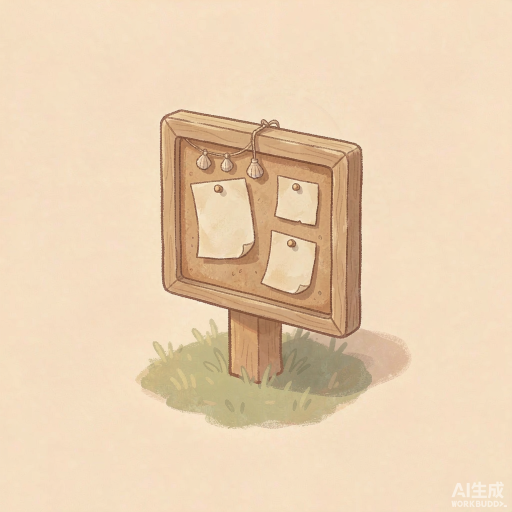
#> input picture assets/items/item-board.png, 1024 x 1024 px, given in place of Match_the_ART_STYLE_of_the_ref_2026-11-02T11-50-07.png, which was not available (shown at 1/2 size)
$ python _style_check.py
#> lines starting #> are read from the running program, lines starting #| are printed output that depends on the picture
from PIL import Image, ImageDraw
import os

ROOT = r"C:\Users\Mayyy\WorkBuddy\2026-11-02-17-19-29\assets"
CREAM = (251, 246, 236)
INK = (74, 58, 46)

items = [
    (r"animals\watercolor\Match_the_ART_STYLE_of_the_ref_2026-11-02T11-50-07.png", "FOX (watercolor)", "new"),
    (r"items\item-mailbox.png", "MAILBOX", "watercolor"),
    (r"items\item-radio.png", "RADIO", "watercolor"),
    (r"items\item-plant.png", "POT + CAN", "watercolor"),
    (r"animals\poses\fox-idle.png", "FOX (old flat)", "replaced"),
]

CELL = 400
GAP = 24
LAB = 54
COLS = 5
W = COLS * CELL + (COLS + 1) * GAP
H = 74 + CELL + LAB + GAP

sheet = Image.new("RGB", (W, H), CREAM)
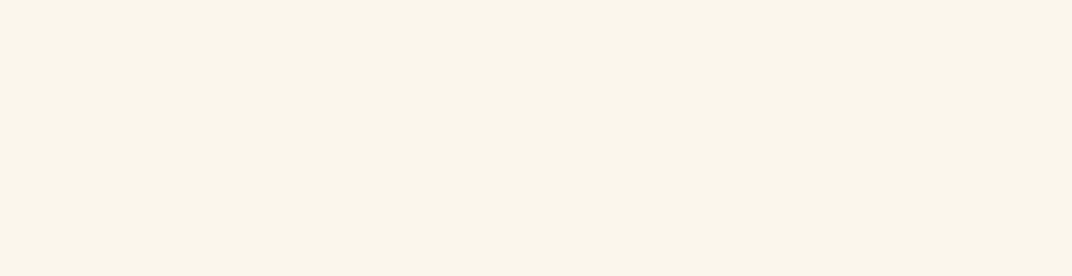
#> sheet: PIL image 2144x552 RGB (shown at 1/2 size); mean R, G, B 251, 246, 236
d = ImageDraw.Draw(sheet)
d.text((GAP + 2, 28), "STYLE CHECK  -  does the fox belong with the objects?", fill=INK)

for i, (rel, name, tag) in enumerate(items):
    p = os.path.join(ROOT, rel)
    im = Image.open(p).convert("RGB").resize((CELL, CELL), Image.LANCZOS)
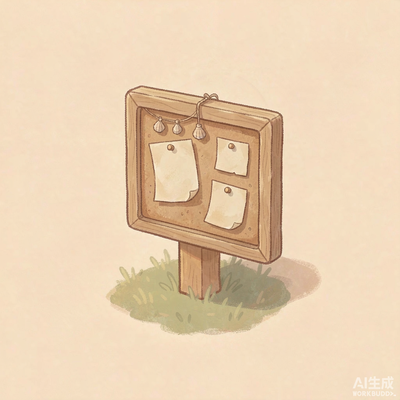
#> im: PIL image 400x400 RGB; mean R, G, B 233.6, 208.8, 178.7
    x = GAP + i * (CELL + GAP)
    y = 74
    sheet.paste(im, (x, y))
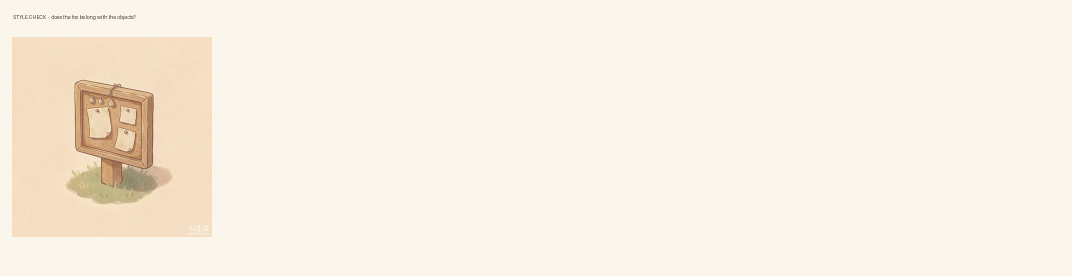
#> sheet: PIL image 2144x552 RGB (shown at 1/2 size); mean R, G, B 248.6, 240.9, 228.2
    d.rectangle([x, y, x + CELL - 1, y + CELL - 1], outline=(223, 212, 196))
    d.text((x + 2, y + CELL + 10), name, fill=INK)
    d.text((x + 2, y + CELL + 30), tag, fill=(139, 111, 82))
#> pass 2 of the loop `for i, (rel, name, tag) in enumerate(items):`:
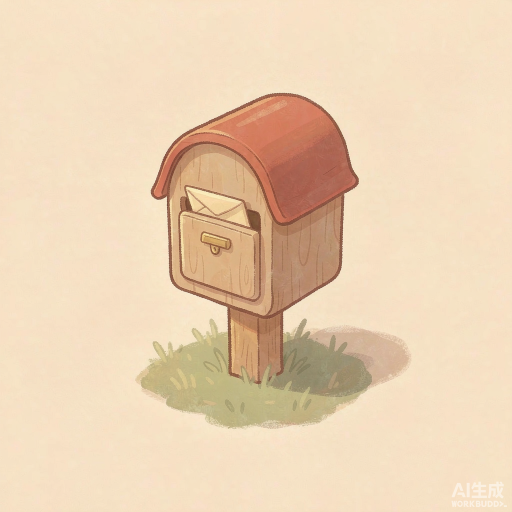
#> input picture assets/items/item-mailbox.png, 1024 x 1024 px, found by its file name (shown at 1/2 size)
#> `im = Image.open(p).convert("RGB").resize((CELL, CELL), Image.LANCZOS)`:
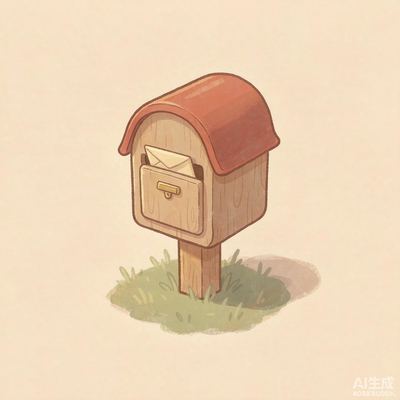
#> im: PIL image 400x400 RGB; mean R, G, B 234.5, 209.1, 179.2
#> `sheet.paste(im, (x, y))`:
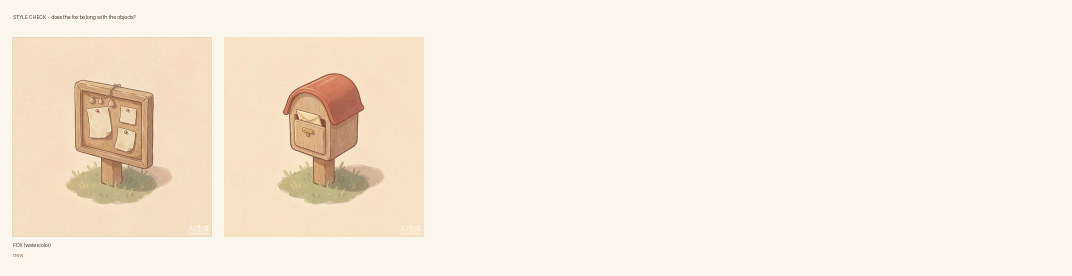
#> sheet: PIL image 2144x552 RGB (shown at 1/2 size); mean R, G, B 246.3, 235.9, 220.5
#> pass 3 of the loop `for i, (rel, name, tag) in enumerate(items):`:
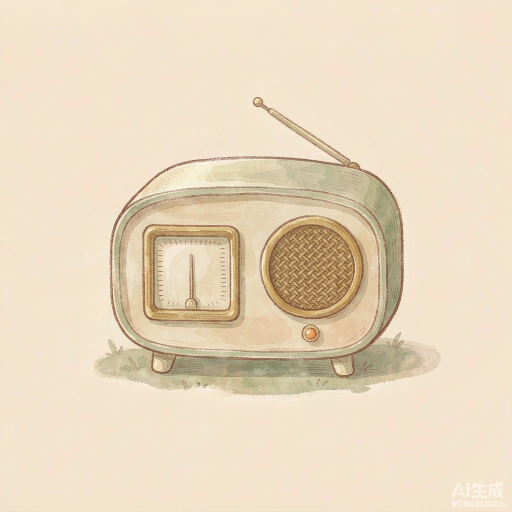
#> input picture assets/items/item-radio.png, 1024 x 1024 px, found by its file name (shown at 1/2 size)
#> `im = Image.open(p).convert("RGB").resize((CELL, CELL), Image.LANCZOS)`:
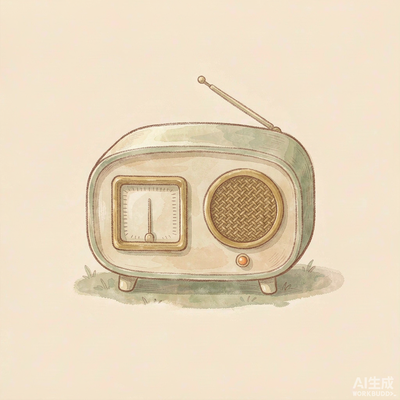
#> im: PIL image 400x400 RGB; mean R, G, B 232.8, 216.4, 190.6
#> `sheet.paste(im, (x, y))`:
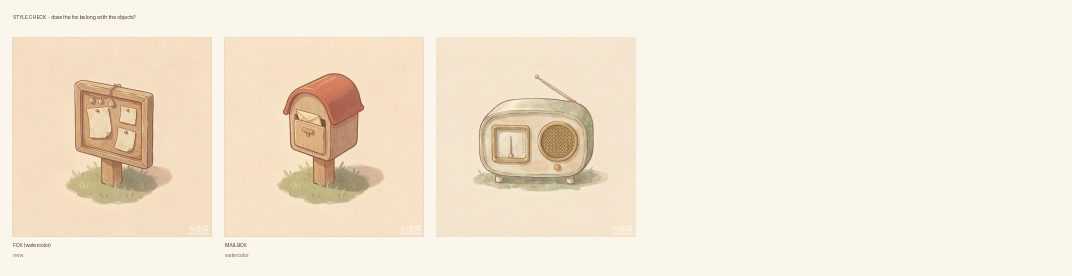
#> sheet: PIL image 2144x552 RGB (shown at 1/2 size); mean R, G, B 243.8, 231.8, 214.3
#> the loop made 5 passes; the first 3 are shown

out = os.path.join(ROOT, "style-check.png")
sheet.save(out)
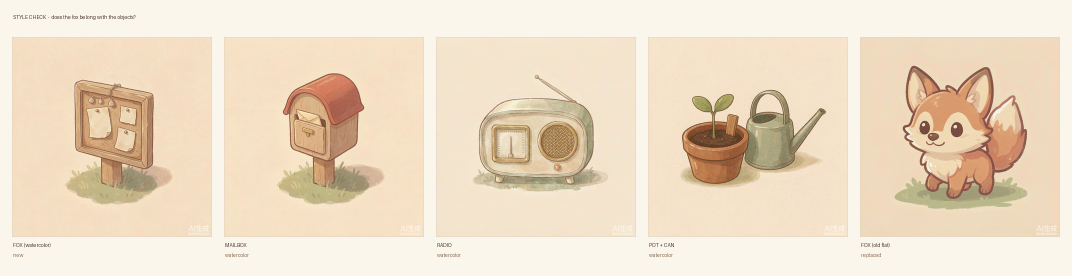
#> saved as style-check.png: PIL image 2144x552 RGB (shown at 1/2 size); mean R, G, B 237.1, 220, 197.4
print("saved", out, sheet.size)
#| saved C:\Users\Mayyy\WorkBuddy\2026-11-02-17-19-29\assets/style-check.png (2144, 552)
